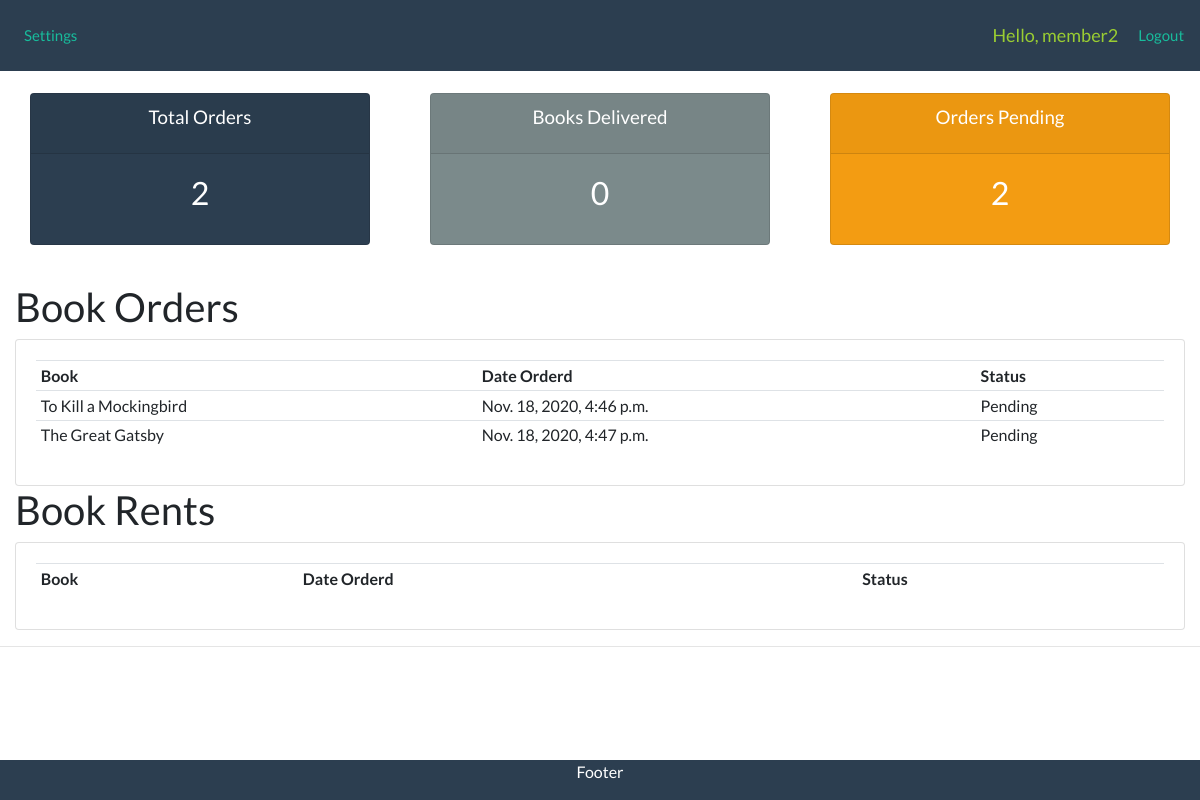
The page /user_page/ (signed in) on the database its author committed.
### library/models.py (models this page shows, shortened)
class BookOrder(models.Model):
    STATUS = (
        ('Pending', 'Pending'),
        ('Out for delivery', 'Out for delivery'),
        ('Delivered', 'Delivered'),
    )
    member = models.ForeignKey(Member, null=True, on_delete=models.SET_NULL)
    book = models.ForeignKey(Book, null=True, on_delete=models.SET_NULL)
    order_date = models.DateTimeField(auto_now=False, null=True)
    status = models.CharField(max_length=200, null=True, choices=STATUS)

class Book(models.Model):
    GENRE = (
            ('Science Fiction', 'Science Fiction'),
            ('Thriller', 'Thriller'),
            ('Biography', 'Biography'),
            ('Fable', 'Fable'),
            ('Literature', 'Literature'),
            ('History', 'History'),
    )
    name = models.CharField(max_length=200, null=True)
    description = models.CharField(max_length=200, null=True)
    author = models.CharField(max_length=200, null=True)
    genre = models.CharField(max_length=200, null=True, choices=GENRE)
    ageGroup = models.CharField(max_length=200, null=True)
    bookCopies = models.CharField(max_length=200, null=True)
    date_published = models.DateTimeField(
        auto_now=False, max_length=200, null=True)
    date_of_keeping = models.DateTimeField(
        auto_now=False, max_length=200, null=True)
    def __str__(self):
        return self.name

### library/views.py (the view)
# urls.py: path('user_page/', views.userPage, name="user_page"),
def userPage(request):
    orders = request.user.member.bookorder_set.all()
    total_orders = orders.count()
    delivered = orders.filter(status='Delivered').count()
    pending = orders.filter(status='Pending').count()
    context = {'orders': orders, 'total_orders': total_orders,
               'delivered': delivered, 'pending': pending}
    return render(request, 'library/user.html', context)

### library/templates/library/user.html (shortened to what this page needs)
{% extends 'library/main.html' %}
{% block content %}
{% include 'library/status.html' %}
<br>
<h2>Book Orders</h2>
<div class="row">
	<div class="col-md">
		<div class="card card-body">
			<table class="table table-sm">
				<tr>
					<th>Book</th>
					<th>Date Orderd</th>
					<th>Status</th>
				</tr>
				{% for order in orders %}
				<tr>
					<td>{{order.book}}</td>
					<td>{{order.order_date}}</td>
					<td>{{order.status}}</td>
				</tr>
				{% endfor %}
			</table>
		</div>
	</div>
</div>
<h2>Book Rents</h2>
<div class="row">
	<div class="col-md">
		<div class="card card-body">
			<table class="table table-sm">
				<tr>
					<th>Book</th>
					<th>Date Orderd</th>
					<th>Status</th>
				</tr>
			</table>
		</div>
	</div>
</div>
{% endblock %}

### library/templates/library/navbar.html (shortened to what this page needs)
{% load static %}
<nav class="navbar navbar-expand-lg bg-primary">
  <div class="collapse navbar-collapse" id="navbarNavAltMarkup">
    <div class="navbar-nav">
      {% if request.user.is_staff %}
      <a class="nav-item nav-link active" href="{% url 'home' %}">Home<span class="sr-only">(current)</span></a>
      <li class="nav-item dropdown">
        <a class="nav-link dropdown-toggle" href="" id="navbarDropdown" role="button" data-toggle="dropdown"
          aria-haspopup="true" aria-expanded="false">
          Books
        </a>
        <div class="dropdown-menu" aria-labelledby="navbarDropdown">
          <a class="dropdown-item" href="{% url 'book' %}">Display Books</a>
          <div class="dropdown-divider"></div>
          <a class="dropdown-item" href="{% url 'upload_pdf' %}">Upload Pdf</a>
          <div class="dropdown-divider"></div>
          <a class="dropdown-item" href="{% url 'display_pdf' %}">Display Pdf</a>
        </div>
      </li>
      <li class="nav-item dropdown">
        <a class="nav-link dropdown-toggle" href="" id="navbarDropdown" role="button" data-toggle="dropdown"
          aria-haspopup="true" aria-expanded="false">
          Members
        </a>
        <div class="dropdown-menu" aria-labelledby="navbarDropdown">
          <a class="dropdown-item" href="{% url 'create_member' %}">Add Members</a>
        </div>
      </li>
      {% else %}
      <a class="nav-item nav-link" href="{% url 'account' %}">Settings</a>
      {% endif %}
    </div>
  </div>
  <span class="logout">Hello, {{request.user}} </span>
  <span class="hello-msg"><a href="{% url 'logout' %}">Logout</a></span>
</nav>

### static/css/main.css (style rules this page uses)
body { background-color: white; }

### library/templates/library/navbar.html (style rules this page uses)
.logout { font-size: 18px; color: yellowgreen; margin-right: 20px; }

### rows shown on the page
BookOrder: book "To Kill a Mockingbird", order_date "Nov. 18, 2020, 4:46 p.m.", status "Pending"
BookOrder: book "The Great Gatsby", order_date "Nov. 18, 2020, 4:47 p.m.", status "Pending"

### other values the page prints
{{ request.user }} "member2"
{{ total_orders }} "2"
{{ delivered }} "0"
{{ pending }} "2"
